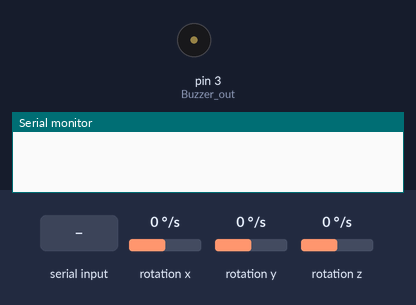
Simulated run of this sketch. Board: Arduino Uno, built with avr-gcc and run on an emulated ATmega328P. Parts: buzzer (waves = sounding, pin HIGH), the last lines printed to the serial monitor. Wiring (inferred from the names in the program): MPU-9250 motion sensor at I2C address 0x68. The inputs (shaded band) are chosen by the test bench; at power-on: rotation x 0 °/s, rotation y 0 °/s, rotation z 0 °/s.

Above: at 1.2 s.
1.3 s: "A" received over Serial
At 1.46 s:
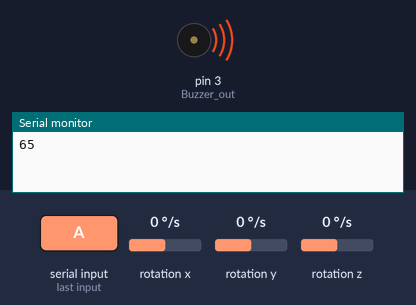
3.1 s: rotation x set to -192 °/s
5.0 s: rotation y set to -192 °/s
Timing chart, 0 to 8.0 s (numbered marks = the images above; inputs shaded):
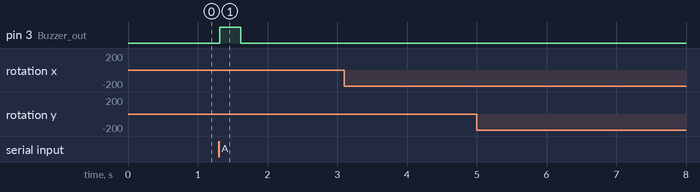

Measured:
- after the input at 1.3 s, pin 3 (Buzzer_out): LOW → HIGH at once, → LOW 0.30 s later

The sketch:

Gyro_Code.ino
```cpp
//Gyro controller by Dana Maloney and Thomas Moeller: Micro II FA24
//Based on code by Michael Schoeffler: http://www.mschoeffler.de
//I2C MP board registers identified using https://invensense.tdk.com/wp-content/uploads/2015/02/RM-MPU-9250A-00-v1.6.pdf

#include "Wire.h" // I2C Library.

const int MPU_ADDR = 0x68; // I2C address of the MP9250 with AD0 set LOW.

//int16_t accelerometer_x, accelerometer_y, accelerometer_z; //Accelerometer data: We don't use this.
int16_t gyro_x, gyro_y, gyro_z; // Gyro data. These are the bytes we care about.
int16_t temperature; // Used for temperature, again not used for our purposes.
int incomingByte = 0; // Used to store data coming from computer for buzzer.
unsigned long startMillis = 0; // Used for buzzer timing.


char tmp_str[7]; // temporary variable used in convert function

char* convert_int16_to_str(int16_t i) { // converts int16 to string. Moreover, resulting strings will have the same length in the debug monitor.
  sprintf(tmp_str, "%6d", i);
  return tmp_str;
}

void setup() {
  pinMode(3, OUTPUT); // Buzzer out
  Serial.begin(9600);
  Wire.begin();
  Wire.beginTransmission(MPU_ADDR); // Begins a transmission to gyro (slave/secondary)
  Wire.write(0x6B); // Register 107 = power management reg
  Wire.write(0); // 0 = not in sleep mode.
  Wire.endTransmission(true);
}
void loop() {
  Wire.beginTransmission(MPU_ADDR);
  Wire.write(0x43); // Reg 67 = gyro data start. Use address 59 for accelerometer.
  Wire.endTransmission(false); // the parameter indicates that the Arduino will send a restart. As a result, the connection is kept active.
  Wire.requestFrom(MPU_ADDR, 3*2, true); // request a total of 3*2=6 registers


  gyro_x = Wire.read()<<8 | Wire.read(); // reading registers: 0x43 (GYRO_XOUT_H) and 0x44 (GYRO_XOUT_L)
  gyro_y = Wire.read()<<8 | Wire.read(); // reading registers: 0x45 (GYRO_YOUT_H) and 0x46 (GYRO_YOUT_L)
  gyro_z = Wire.read()<<8 | Wire.read(); // reading registers: 0x47 (GYRO_ZOUT_H) and 0x48 (GYRO_ZOUT_L)

  // Check for forces strong enough to trigger up/down movement.
  if (gyro_x > 8000) {
    Serial.print("S\n");
  } else if (gyro_x <  -8000) {
    Serial.print("W\n");
  }

  // Check for forces strong enough to trigger left/right movement.
  if(gyro_y > 8000) {
    Serial.print("D\n");
  } else if (gyro_y < -8000) {
    Serial.print("A\n");
  }

   //check if apple was eaten
  if (Serial.available() > 0) {
    // read the incoming byte:
    incomingByte = Serial.read();
    if (incomingByte == 'A'){
      startMillis = millis();
      digitalWrite(3, HIGH);
    }
    Serial.println(incomingByte);
  }

  //Shut off buzzer if it's been on for 250ms+
  if (millis() > startMillis + 250) {
    digitalWrite(3, LOW);
  }

  // delay before polling again
  delay(100);
}
```
